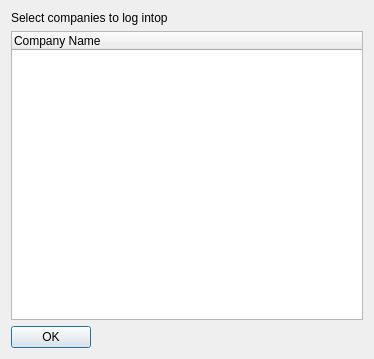
<?xml version="1.0" encoding="UTF-8"?>
<ui version="4.0">
 <class>SelectCompanyDialog</class>
 <widget class="QDialog" name="SelectCompanyDialog">
  <property name="geometry">
   <rect>
    <x>0</x>
    <y>0</y>
    <width>374</width>
    <height>359</height>
   </rect>
  </property>
  <property name="windowTitle">
   <string>Select Company</string>
  </property>
  <layout class="QVBoxLayout" name="verticalLayout">
   <item>
    <widget class="QLabel" name="label">
     <property name="text">
      <string>Select companies to log intop</string>
     </property>
    </widget>
   </item>
   <item>
    <widget class="QTreeWidget" name="treeWidget">
     <column>
      <property name="text">
       <string>Company Name</string>
      </property>
     </column>
    </widget>
   </item>
   <item>
    <layout class="QHBoxLayout" name="horizontalLayout">
     <item>
      <widget class="QPushButton" name="cmdOK">
       <property name="text">
        <string>OK</string>
       </property>
       <property name="default">
        <bool>true</bool>
       </property>
      </widget>
     </item>
     <item>
      <spacer name="horizontalSpacer">
       <property name="orientation">
        <enum>Qt::Horizontal</enum>
       </property>
       <property name="sizeHint" stdset="0">
        <size>
         <width>40</width>
         <height>20</height>
        </size>
       </property>
      </spacer>
     </item>
    </layout>
   </item>
  </layout>
 </widget>
 <resources/>
 <connections/>
</ui>
